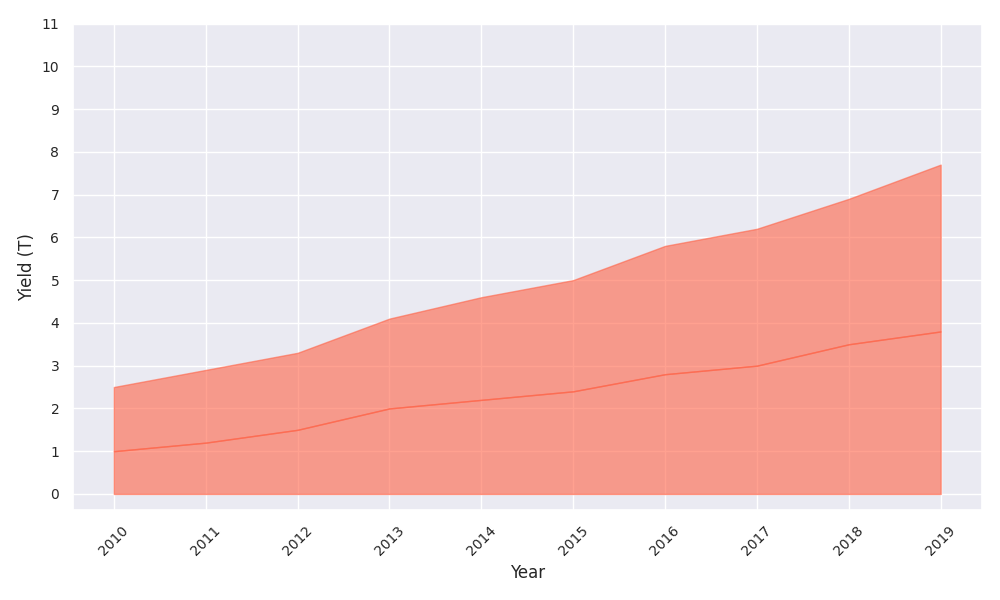

Python code for this plot:
import numpy as np
import matplotlib.pyplot as plt

# Data for plotting
years = np.arange(2010, 2020)
strawberries_yield = np.array([1.0, 1.2, 1.5, 2.0, 2.2, 2.4, 2.8, 3.0, 3.5, 3.8])
tomatoes_yield = np.array([1.5, 1.7, 1.8, 2.1, 2.4, 2.6, 3.0, 3.2, 3.4, 3.9])

# Initialize plot
fig, ax = plt.subplots(figsize=(10, 6))

# Apply a single color for both data groups
color = '#FF6347'
ax.fill_between(years, strawberries_yield, color=color, alpha=0.6)
ax.fill_between(years, strawberries_yield + tomatoes_yield, strawberries_yield, color=color, alpha=0.6)

# Titles and labels
ax.set_xlabel('Year', fontsize=12)
ax.set_ylabel('Yield (T)', fontsize=12)

# Beautify x and y ticks
ax.set_xticks(years)
ax.set_yticks(np.arange(0, 12, 1))
ax.yaxis.set_tick_params(labelsize=10)
ax.xaxis.set_tick_params(labelsize=10)

# Avoid overlapping x-axis labels
plt.xticks(rotation=45)

# Tidy layout to prevent clipping
plt.tight_layout()

# Show plot
plt.show()
